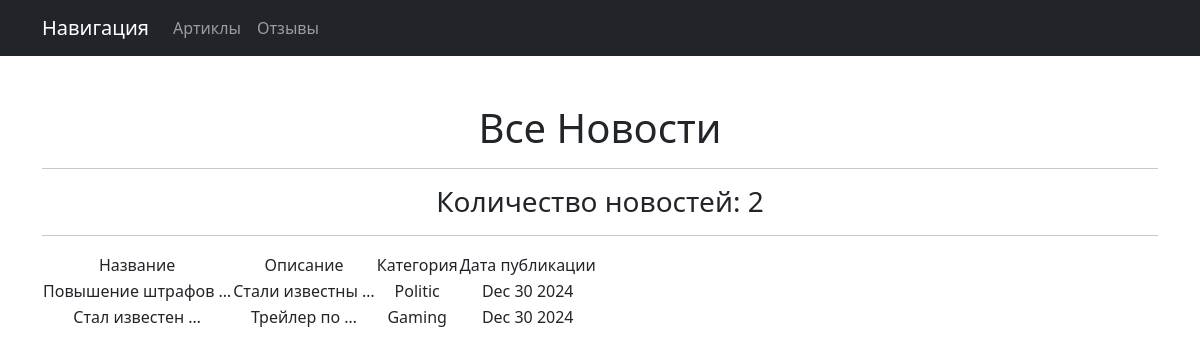
Page /newstest/ on the earlier database version.
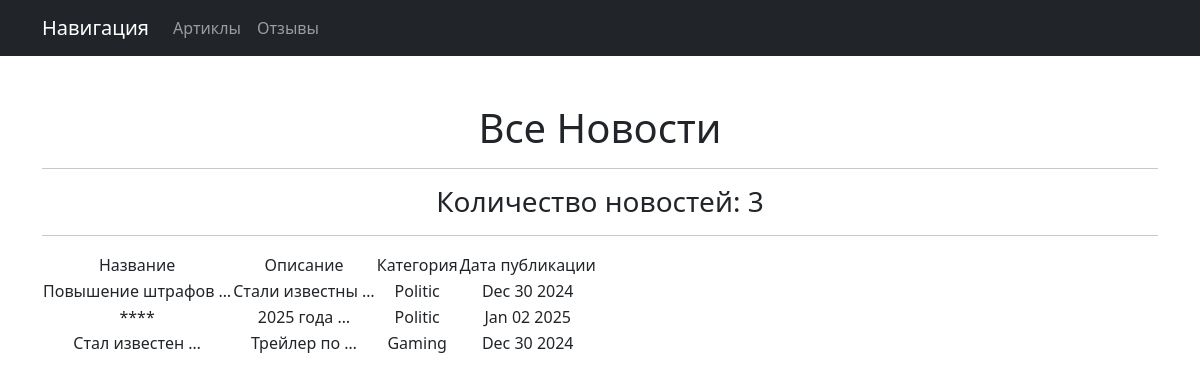
Same page on the later database version.
### AppNews/models.py (models this page shows, shortened)
class News(models.Model):
    news_name = models.CharField(max_length=50)
    news_body_text = models.TextField(max_length=500)
    news_category = models.ForeignKey('News_Category', on_delete=models.CASCADE, related_name='News')
    news_publish_date = models.DateTimeField(auto_now_add=True)

class News_Category(models.Model):
    category_news_name = models.CharField(max_length=50, unique=True)
    def __str__(self):
        return self.category_news_name.title()

### AppNews/views.py (the view)
# urls.py: path('', News_List.as_view()),
class News_List(ListView):
    model = News
    ordering = 'news_name'
    template_name = 'app_news.html'
    context_object_name = 'news'

### AppNews/templatetags/custom_filter.py (called while the page is built)
@register.filter()
def censor_rediska(text):
    censor_text = text.replace('Редиска', '****')
    return censor_text

### templates/app_news.html (shortened to what this page needs)
{% extends 'flatpages/default.html' %}
{% load custom_filter%}
{% block content %}
   <h1>Все Новости</h1>
    <hr>
    <h3> Количество новостей: {{news|length}}</h3>
   <hr>
   {% if news %}
       <table>
           <tr>
               <td>Название</td>
               <td>Описание</td>
               <td>Категория</td>
               <td>Дата публикации</td>
           </tr>
           {% for newsid in news %}
           <tr>
               <td>{{ newsid.news_name|truncatewords:2|censor_rediska}}</td>
               <td>{{ newsid.news_body_text|truncatewords:2|censor_rediska}}</td>
               <td>{{ newsid.news_category }}</td>
               <td>{{newsid.news_publish_date|date:'M d Y' }}</td>
           </tr>
           {% endfor %}
       </table>
   {% else %}
       <h2>Товаров нет!
       ужас</h2>
   {% endif %}
{% endblock content %}

### templates/flatpages/default.html (shortened to what this page needs)
<!DOCTYPE html>
<html lang="en">
    <head>
        {% load static %}
        <link rel="stylesheet" href="styles.css">
    </head>
    <body>
        <nav class="navbar navbar-expand-lg navbar-dark bg-dark static-top">
   <div class="container">
       <a class="navbar-brand" href="#">Навигация</a>
       <div class="collapse navbar-collapse" id="navbarResponsive">
           <ul class="navbar-nav ml-auto">
               <li class="nav-item">
                   <a class="nav-link" href="/article/"> Артиклы  </a>
               </li>
               <li class="nav-item">
                   <a class="nav-link" href="/rating/">Отзывы</a>
               </li>
           </ul>
       </div>
   </div>
</nav>
        <div class="container">
            <div class="text-center mt-5">
                {% block content %}
                {% endblock content %}
            </div>
        </div>
    </body>
</html>

Differences in the rows shown:
added News: news_name|censor_rediska "****", news_body_text|censor_rediska "2025 года …", news_category "Politic", news_publish_date "Jan 02 2025"
Other differences:
{{ news|length }}: "2" → "3"
